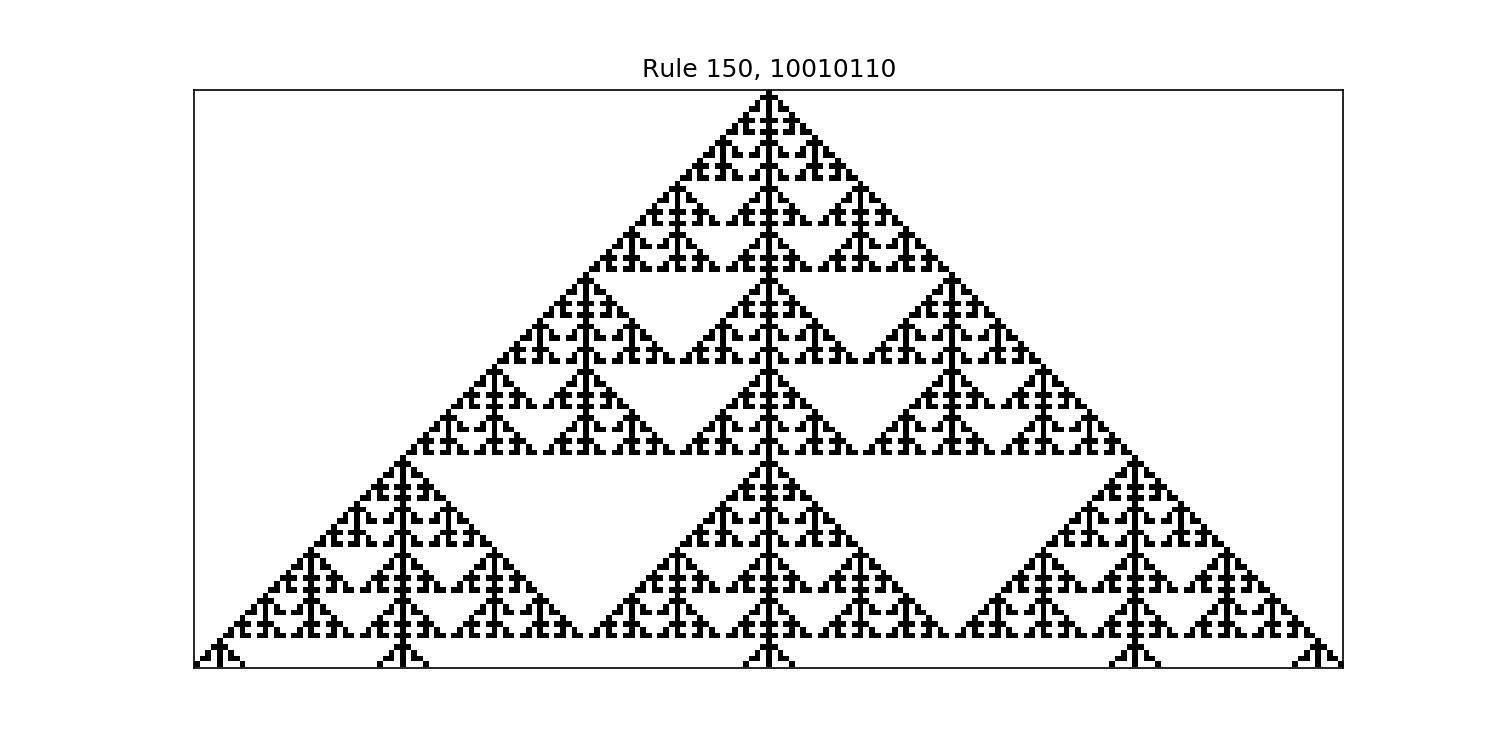

Generate this figure with Python:
import numpy as np
import matplotlib.pyplot as plt

n = 1  # number of neighbors
t = 100  # time limit
size = 2*t + 1
rule_num = 150
# computing the binary representation of the rule
binary_rule = format(rule_num, '0' + str(np.power(2, (2*n + 1))) + 'b')
rules = list(binary_rule)  # making a list of binary rule sets

# function which applies a certain rule set
def generate(array):
    x = ' '
    for i in array:
        x += str(i)
    j = np.power(2, (2 * n + 1)) - 1 - int(x, 2)
    return int(rules[j])

# updates the next generation
def next_gen(array):
    array_next = []
    
    for i in range(size):
        a = []
        for i in range(i - n, i + n + 1):
            a.append(array[i % size])
        array_next.append(generate(a))
        
    return array_next

arr = np.zeros(size, dtype = np.int8)
arr[int((size - 1) / 2)] = 1
a = np.array([arr])
for i in range(t):
    arr = next_gen(arr)
    # vstack concatenates 2 arrays
    a = np.vstack((a, arr))

# plotting
fig = plt.figure(dpi=150, figsize=[10, 5])
ax = fig.add_subplot(111)
ax.set_title("Rule {}, {}".format(rule_num, binary_rule))
ax.tick_params(labelcolor = 'white', color = 'white')
img = ax.imshow(a, interpolation="nearest", cmap = plt.cm.binary)    
plt.savefig('Rule150.png')